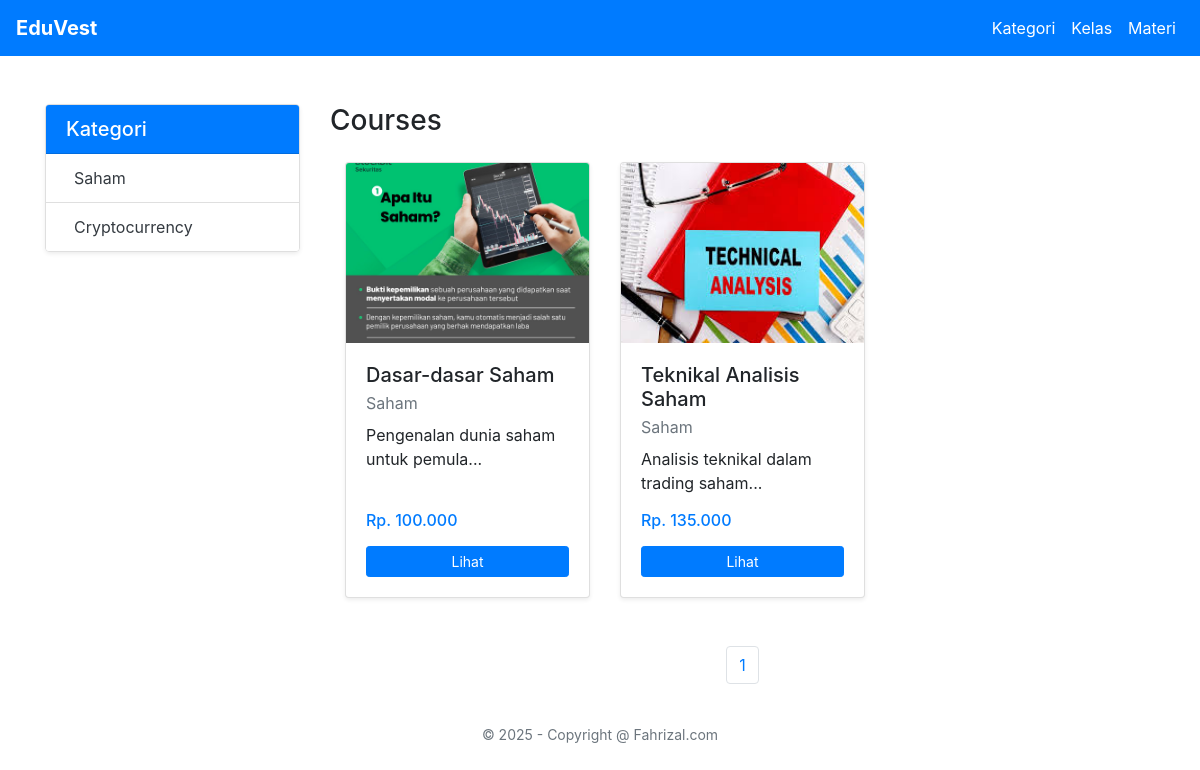
Page /?f=home&m=courses&id=1 on the committed database.
### tables this page shows
CREATE TABLE `categories` (
  `id_category` int(11) NOT NULL,
  `category_name` varchar(255) NOT NULL,
  `category_description` varchar(255) DEFAULT NULL
);

CREATE TABLE `courses` (
  `id_course` int(11) NOT NULL,
  `id_category` int(11) NOT NULL,
  `course_name` varchar(255) NOT NULL,
  `course_description` varchar(255) NOT NULL,
  `course_price` double NOT NULL,
  `course_pictures` varchar(255) NOT NULL
);

### config.php (called while the page is built, shortened)
<?php
    class DB{
        private $host="127.0.0.1";
        private $user="root";
        private $password="";
        private $database="db_eduvest";
        private $koneksi;
        public function __construct()
        {
            $this->koneksi = $this->koneksiDB();
        }
        public function koneksiDB()
        {
            $koneksi=mysqli_connect($this->host,$this->user,$this->password,$this->database);
            return $koneksi;
        }
        public function getALL($sql)
        {
            $result=mysqli_query($this->koneksi,$sql);
            while ($row=mysqli_fetch_assoc($result)) {
                $data[]=$row;
            }
            if (!empty($data)){
                return $data;
            }
        }
        public function rowCOUNT($sql)
        {
            $result=mysqli_query($this->koneksi,$sql);
            $count=mysqli_num_rows($result);
            return $count;
        }
    }
?>

### index.php (the view, shortened to what this page needs)
<?php
require_once"config.php";
$db=new DB;
$sql="SELECT * FROM categories ORDER BY id_category";
$row=$db->getALL($sql);
?>
<!DOCTYPE html>
<html lang="en">
<head>
    <link rel="stylesheet" href="https://cdn.jsdelivr.net/npm/bootstrap@4.6.2/dist/css/bootstrap.min.css">
</head>
<body>
    <nav class="navbar navbar-expand-lg navbar-dark bg-primary">
        <a class="navbar-brand" href="../"><strong>EduVest</strong></a>
        <div class="collapse navbar-collapse justify-content-end" id="navbarNav">
            <ul class="navbar-nav">
            <li class="nav-item active">
                <a class="nav-link" href="/eduvest/categories/select.php">Kategori</a>
            </li>
            <li class="nav-item active">
                <a class="nav-link" href="/eduvest/courses/select.php">Kelas</a>
            </li>
            <li class="nav-item active">
                <a class="nav-link" href="/eduvest/lessons/select.php">Materi</a>
            </li>
            </ul>
        </div>
    </nav>
    <div class="container">
        <div class="row mt-5">
            <div class="col-md-3">
                <div class="card shadow-sm rounded-lg">
                    <div class="card-header bg-primary text-white">
                        <h5 class="mb-0">Kategori</h5>
                    </div>
                    <ul class="list-group list-group-flush">
                        <?php if (!empty($row)) : ?>
                            <?php foreach ($row as $r): ?>
                                <li class="list-group-item">
                                    <a class="text-decoration-none text-dark" href="?f=home&m=courses&id=<?php echo $r['id_category']; ?>">
                                        <i class="bi bi-folder-fill mr-2 text-primary"></i> <?php echo $r['category_name']; ?>
                                    </a>
                                </li>
                            <?php endforeach; ?>
                        <?php else: ?>
                            <li class="list-group-item text-muted">Tidak ada kategori</li>
                        <?php endif; ?>
                    </ul>
                </div>
            </div>
            <div class="col-md-9">
                <?php
                    if (isset($_GET['f']) && isset($_GET['m'])) {
                        $f = $_GET['f'];
                        $m = $_GET['m'];
                        $file = $f . '/' . $m . '.php';
                        require_once $file;
                    } else {
                        require_once "home/courses.php";
                    }
                ?>
            </div>
        </div>
        <footer class="text-center mt-4 text-muted small">
            &copy; <?php echo date('Y'); ?> - Copyright @ Fahrizal.com
        </footer>
    </div>
</body>
</html>

### home/courses.php (shortened to what this page needs)
<h3>Courses</h3>
    <?php
        if(isset($_GET['id'])){
            $id=$_GET['id'];
        $where="WHERE courses.id_category = $id";
        }else {
            $where="";
            $id="";
        }
    ?>
<?php
    $jumlahdata=$db->rowCOUNT("SELECT id_course FROM courses $where");
    $banyak=5;
    $halaman=ceil($jumlahdata/$banyak);
    if (isset($_GET['p'])) {
            $p=$_GET['p'];
            $mulai=($p * $banyak)-$banyak;
        }else {
            $mulai=0;
        }
    $sql="SELECT courses.*, categories.category_name
    FROM courses
    JOIN categories ON courses.id_category = categories.id_category
    $where ORDER BY course_name ASC LIMIT $mulai,$banyak";
    $row=$db->getALL($sql);
?>
<div class="container mt-4">
    <div class="row">
        <?php if (!empty($row)) : ?>
            <?php foreach ($row as $r) : ?>
                <div class="col-md-4 mb-4">
                    <div class="card h-100 shadow-sm">
                        <img src="/eduvest/assets/media/<?php echo $r['course_pictures']; ?>" class="card-img-top" alt="Course Image" style="height: 180px; object-fit: cover;">
                        <div class="card-body d-flex flex-column">
                            <h5 class="card-title mb-1"><?php echo $r['course_name']; ?></h5>
                            <p class="text-muted mb-2"><i class="bi bi-tags"></i> <?php echo $r['category_name']; ?></p>
                            <p class="card-text" style="flex-grow: 1;"><?php echo substr($r['course_description'], 0, 100) . '...'; ?></p>
                            <h6 class="text-primary mb-3">Rp. <?php echo number_format($r['course_price'], 0, ',', '.'); ?></h6>
                            <a href="?f=home&m=lessons&id=<?php echo $r['id_course']; ?>" class="btn btn-primary btn-sm"><i class="bi bi-eye"></i> Lihat</a>
                        </div>
                    </div>
                </div>
            <?php endforeach; ?>
        <?php else : ?>
            <div class="col-12">
                <div class="alert alert-info">Tidak ada course ditemukan.</div>
            </div>
        <?php endif; ?>
    </div>
</div>
<div style="clear:both;">
<div class="container text-center mt-4">
                <nav>
                    <ul class="pagination justify-content-center">
                        <?php
                        for ($i = 1; $i <= $halaman; $i++) {
                            $active = (isset($_GET['p']) && $_GET['p'] == $i) ? 'active' : '';
                            echo '
                                <li class="page-item ' . $active . '">
                                    <a class="page-link" href="?f=categories&m=select&p=' . $i . '">' . $i . '</a>
                                </li>
                            ';
                        }
                        ?>
                    </ul>
                </nav>
            </div>
</div>

### rows in the picture
categories: category_name "Saham"
categories: category_name "Cryptocurrency"
courses: course_pictures (picture), course_name "Dasar-dasar Saham", id_category.category_name "Saham", course_description "Pengenalan dunia saham untuk pemula", course_price "100.000"
courses: course_pictures (picture), course_name "Teknikal Analisis Saham", id_category.category_name "Saham", course_description "Analisis teknikal dalam trading saham", course_price "135.000"
